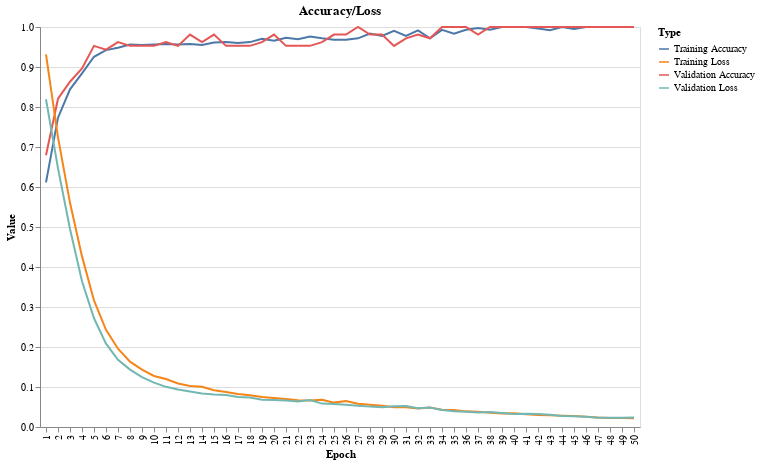

This figure's notebook cell:
### Markdown cell above
<span style="color: red;"> **N.B.: In progress code for loss/accuracy plot below:** </span>

### Code cell
X = full_milk.drop('Grade', axis=1)
y = full_milk['Grade']

y = LabelEncoder().fit_transform(y)
y = to_categorical(y, num_classes=3)  

X_train, X_test, y_train, y_test = train_test_split(X, y, test_size=0.2, random_state=2025, stratify=y)

X_train = X_train.astype('float32')
X_test = X_test.astype('float32')
y_train = y_train.astype('float32')
y_test = y_test.astype('float32')

model = tf.keras.Sequential([
    tf.keras.layers.Dense(64, activation='relu', input_shape=(X_train.shape[1],)),
    tf.keras.layers.Dense(32, activation='relu'),
    tf.keras.layers.Dense(3, activation='softmax') 
])

model.compile(optimizer='adam', loss='categorical_crossentropy', metrics=['accuracy'])

history = model.fit(X_train, y_train, epochs=50, verbose=0, validation_data=(X_test, y_test))

train_accuracy = history.history['accuracy']
val_accuracy = history.history['val_accuracy']
train_loss = history.history['loss']
val_loss = history.history['val_loss']
epochs = range(1, 51)

data = pd.DataFrame({
    'Epoch': list(epochs) * 4,
    'Value': train_accuracy + val_accuracy + train_loss + val_loss,
    'Type': (['Training Accuracy'] * len(train_accuracy) + 
             ['Validation Accuracy'] * len(val_accuracy) + 
             ['Training Loss'] * len(train_loss) + 
             ['Validation Loss'] * len(val_loss))
})

combined_chart = alt.Chart(data).mark_line().encode(
    x=alt.X('Epoch:O'),
    y=alt.Y('Value:Q'),
    color='Type:N', 
    tooltip=['Epoch', 'Value', 'Type']
).properties(title='Accuracy/Loss', width=600, height=400)
combined_chart

### Figure 1 — Vega-Lite specification as saved in the notebook (floating-point values rounded to 4 significant figures; data arrays with more than 128 entries replaced by an {"elided": "..."} marker saying what was removed)
{"config": {"view": {"continuousWidth": 300, "continuousHeight": 300}}, "data": {"name": "data-71709a6bfc9ac79e255e951dfda9d7b0"}, "mark": {"type": "line"}, "encoding": {"color": {"field": "Type", "type": "nominal"}, "tooltip": [{"field": "Epoch", "type": "quantitative"}, {"field": "Value", "type": "quantitative"}, {"field": "Type", "type": "nominal"}], "x": {"field": "Epoch", "type": "ordinal"}, "y": {"field": "Value", "type": "quantitative"}}, "height": 400, "title": "Accuracy/Loss", "width": 600, "$schema": "https://vega.github.io/schema/vega-lite/v5.20.1.json", "datasets": {"data-71709a6bfc9ac79e255e951dfda9d7b0": {"elided": "200 records"}}}
